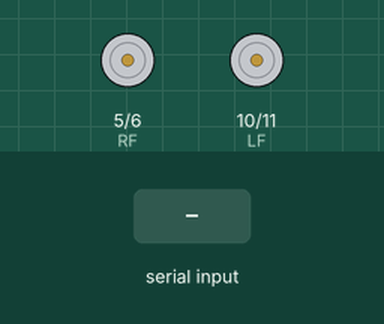
Recording of a sketch running on a simulated Arduino Uno, built with avr-gcc and run on an emulated ATmega328P. Shown: motor-driver pin pairs drawn as motors (green arrow = first pin HIGH = forward, orange = second pin HIGH = backward, longer = more drive). The test bench sets the inputs (shaded band).

Above: at 1.3 s.
1.4 s: "F" received over Serial
At 2.1 s:
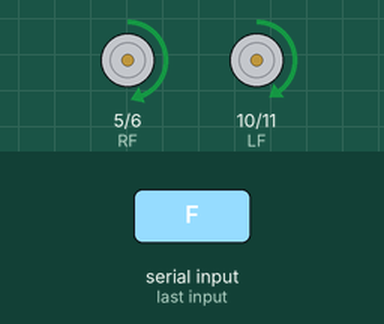
3.3 s: "L" received over Serial
At 4.7 s:
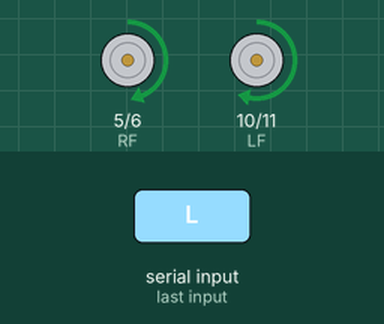
5.1 s: "R" received over Serial
At 6.0 s:
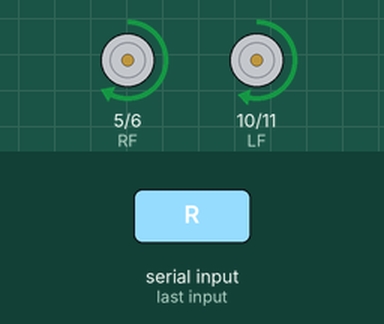
6.9 s: "S" received over Serial
At 7.3 s:
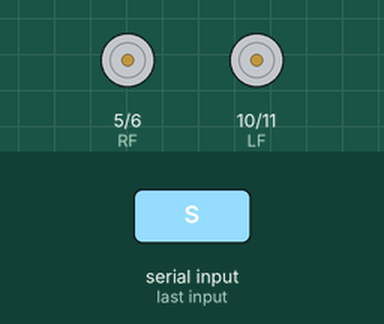
Timing chart, 0 to 9.5 s (numbered marks = the images above; inputs shaded):
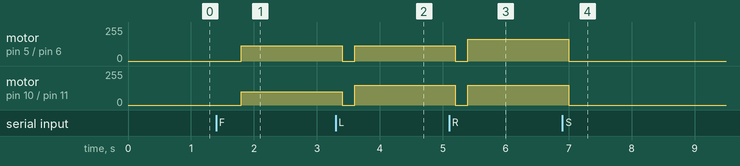

The sketch:

Car_Simulation.ino
```cpp
#define RF 5 //L298n Motor Driver pins.   //  LF /\  /\ RF
#define RB 6                              //    |      |
#define LF 10                             //    |      |
#define LB 11                             //  LB \/  \/ RB

int Direction;                            //Int to store the input signal from Rx.
int LastDirection;


// speed must be in the range of  0 - 255. as it is serial communication of 8 bits
int speedup=150;
int Speed = 100;
int slowdown =50;

void setup() {
//intializ GPIO Pins
  pinMode(RF, OUTPUT);
  pinMode(RB, OUTPUT);
  pinMode(LF, OUTPUT);
  pinMode(LB, OUTPUT);

  Serial.begin(9600);                     //Set the baud rate to your Bluetooth module.
}

void loop() {
//  Forward();                     //just for check the anomaly detection
  delay(200);
  if (Serial.available() > 0) {
    Direction = Serial.read();
    if(LastDirection!=Direction)
    {
      Stop();
      delay(200);
    }
    switch (Direction) {
      case 'F':
        Forward();
        break;
      case 'L':
        Leftt();
        break;
      case 'R':
        Rightt();
        break;
      case 'S':
        Stop();
        break;
    }
  }
  LastDirection=Direction;
}
void Forward(){
  analogWrite(RF, Speed+15);
  analogWrite(LF, Speed);
}
void Leftt(){
  analogWrite(LF, speedup);
  analogWrite(RF, slowdown+15);
}
void Rightt(){
  analogWrite(LF, slowdown);
  analogWrite(RF, speedup+15);
}
void Stop()  {
  analogWrite(RF, 0);
  analogWrite(RB, 0);
  analogWrite(LF, 0);
  analogWrite(LB, 0);
}
```

Measured:
- after the input at 1.4 s, motor on pin 5 (RF) / pin 6 (RB): stopped → forward 115/255 after 0.40 s; motor on pin 10 (LF) / pin 11 (LB): stopped → forward 100/255 after 0.40 s
- after the input at 3.3 s, motor on pin 5 (RF) / pin 6 (RB): forward 115/255 → stopped after 0.10 s, → forward 115/255 0.20 s later; motor on pin 10 (LF) / pin 11 (LB): forward 100/255 → stopped after 0.10 s, → forward 150/255 0.20 s later
- after the input at 5.1 s, motor on pin 5 (RF) / pin 6 (RB): forward 115/255 → stopped after 0.10 s, → forward 165/255 0.20 s later; motor on pin 10 (LF) / pin 11 (LB): forward 150/255 → stopped after 0.10 s, → forward 150/255 0.20 s later
- after the input at 6.9 s, motor on pin 5 (RF) / pin 6 (RB): forward 165/255 → stopped after 0.10 s; motor on pin 10 (LF) / pin 11 (LB): forward 150/255 → stopped after 0.10 s
